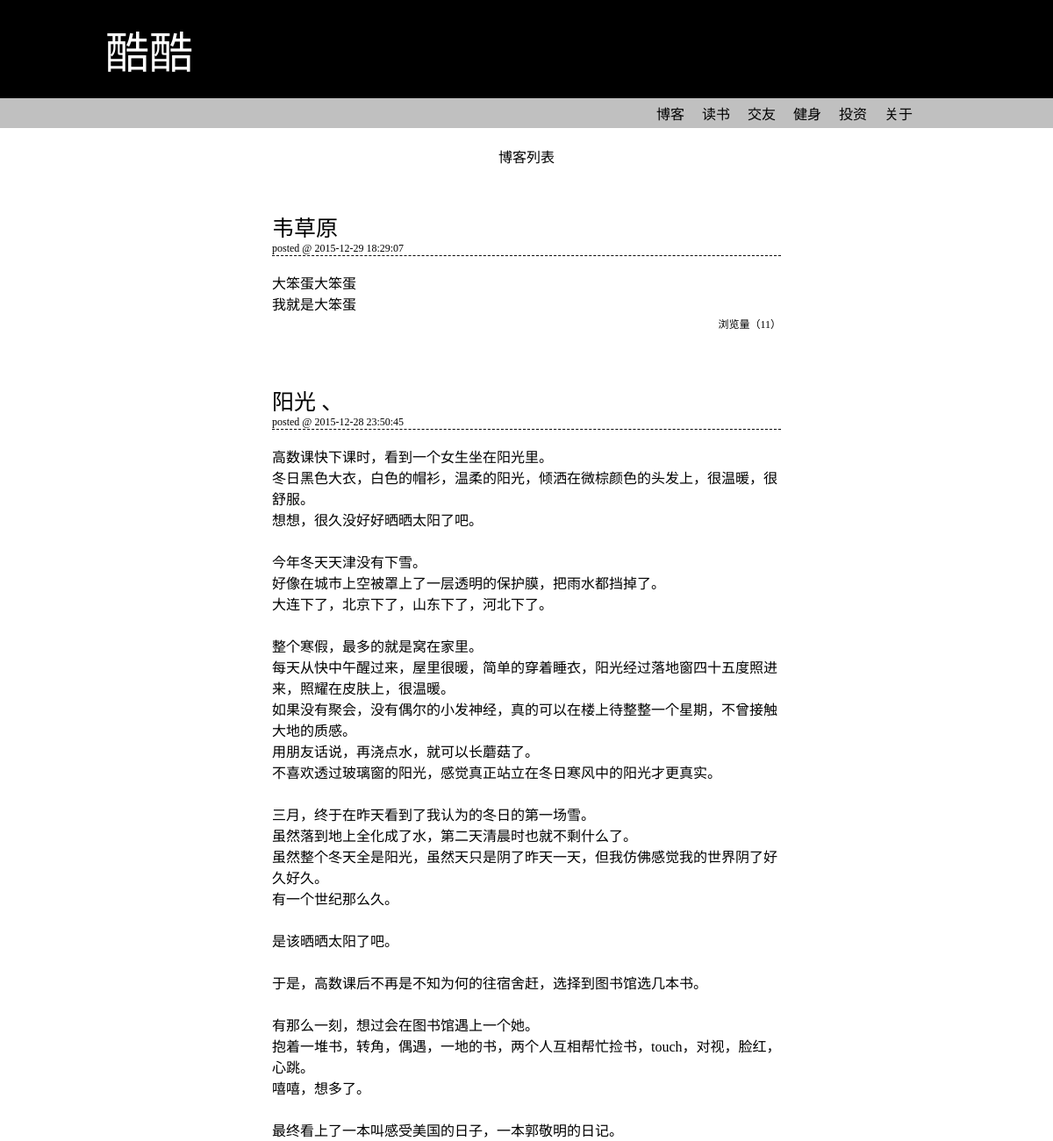
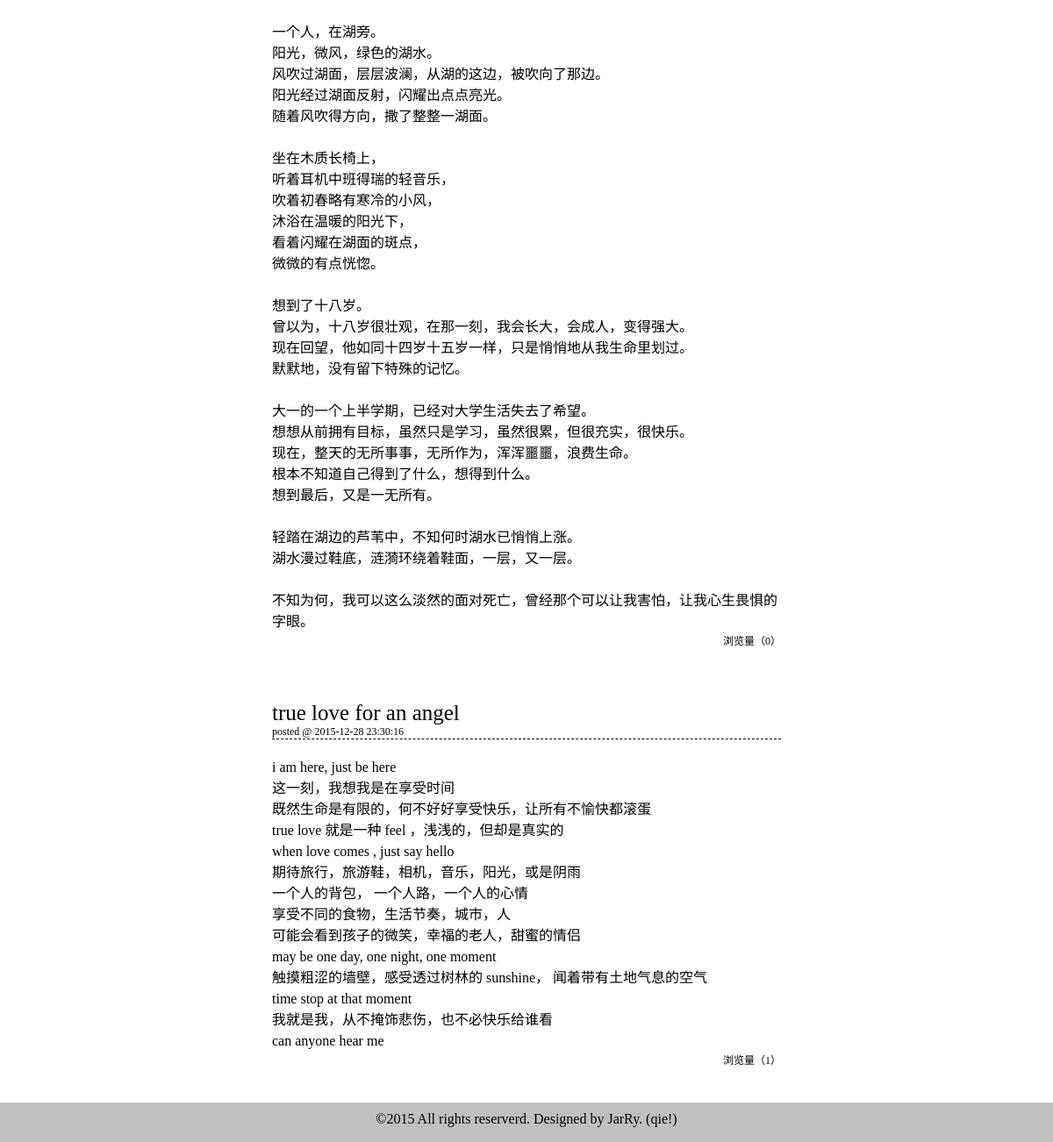
The page / on the database its author committed (2 pictures, top to bottom).
### tables this page shows
CREATE TABLE IF NOT EXISTS `posts` (
  `id` int(10) NOT NULL AUTO_INCREMENT,
  `title` varchar(30) NOT NULL,
  `content` varchar(2000) NOT NULL,
  `jointime` datetime DEFAULT NULL,
  `user_id` int(11) NOT NULL,
  `articletype_id` int(11) DEFAULT NULL,
  `pv` int(11) NOT NULL,
  `up` int(11) NOT NULL,
  `down` int(11) NOT NULL,
  PRIMARY KEY (`id`)
);

### index.php (the view, shortened to what this page needs)
<?php
include('config.php');
$sql = 'select * from posts order by id desc';
$result = mysql_query($sql, $q);
?>
<?php include('header.php'); ?>
<div class="col">
    <h2 align="center">博客列表</h2>
    <?php
    while ($row = mysql_fetch_array($result)) {
        echo "<div class='post'>";
        echo "<h3 class='post-title'><a href='showpost.php?postid=$row[0]'>$row[1]</a></h3>";
        echo "<div class='post-jointime'>posted @ " . $row[3] . "</div>";
        echo "<div class='post-content'>" . $row[2] . "</div>";
        if (isset($_SESSION['user_id'])) {
            echo "<div class='post-edit'> ";
            echo "<span>浏览量（" . $row['pv'] . "）</span>";
            echo "<a href='editpost.php?postid=$row[0]'>编辑</a>";
            echo "</div>";
        } else {
            echo "<div class='post-edit'> ";
            echo "<span>浏览量（" . $row['pv'] . "）</span>";
            echo "</div>";
        }
        echo "</div>";
    }
    ?>
</div>
<?php include('footer.php'); ?>

### header.php (shortened to what this page needs)
<!DOCTYPE html>
<html>
<head>
    <link rel="stylesheet" type="text/css" href="css/base.css">
    <link rel="stylesheet" type="text/css" href="css/css.css">
</head>
<body>
<div class="container logo-bc">
    <div class="row logo-bc">
        <div class="logo">
            <a href="index.php">酷酷</a>
        </div>
    </div>
</div>
<div class="container nav-bc">
    <div class="row nav-bc">
        <div class="nav">
            <ul id="index-nav">
                <li><a href="colorful.php">关于</a></li>
                <li><a href="investment.php">投资</a></li>
                <li><a href="bodybuilding.php">健身</a></li>
                <li><a href="friend.php">交友</a></li>
                <li><a href="reading.php">读书</a></li>
                <li><a href="index.php">博客</a></li>
            </ul>
        </div>
    </div>
</div>

### footer.php (shortened to what this page needs)
<div class="footer nav-bc">
    <div class="row">
        ©2015 All rights reserverd. Designed by JarRy. <a class="footer-qie" href="login.php">(qie!)</a>
    </div>
</div>
</body>
</html>

### css/base.css (style rules this page uses)
body,div,dl,dt,dd,ul,ol,li,h1,h2,h3,h4,h5,h6,pre,form,fieldset,input,textarea,p,blockquote,th,td { margin: 0;padding: 0;font-family: 微软雅黑 }
ol,ul { list-style: none; }
h1,h2,h3,h4,h5,h6 { font-size: 100%;font-weight: normal; }

### css/css.css (style rules this page uses)
.col { width: 600px;margin: 20px auto }
.container { width: 100%; }
.row { width: 960px;margin: 0 auto;overflow: hidden; }
.logo { margin:20px 0; }
.logo a { color:#FFF;text-decoration: none;font-size: 50px; }
.logo-bc { background-color: #000 }
.nav-bc { background-color: #c0c0c0 }
.nav { padding-right: 20px }
.nav ul li { float: right;margin:5px 0;overflow: hidden; }
.nav ul li a:link { color:#000000;text-decoration: none;margin-right: 20px;font-size: 16px }
.post { margin: 40px auto 0;padding: 10px; }
.post-title { font-size: 25px }
.post-title a:link { color:#000000;text-decoration: none; }
.post-content { margin: 20px auto 0;line-height: 150% }
.post-jointime { font-size: 12px;border-bottom: 1px dashed; }
.post-edit { text-align: right;font-size: 12px }
.footer { height:35px;text-align: center;margin: 30px auto 0;padding-top:10px; }
.footer-qie { text-decoration: none;color: #000 }

### rows shown on the page
posts: title "韦草原", jointime "2015-12-29 18:29:07", content "大笨蛋大笨蛋 我就是大笨蛋", pv "11"
posts: title "阳光 、", jointime "2015-12-28 23:50:45", content "高数课快下课时，看到一个女生坐在阳光里。 冬日黑色大衣，白色的帽衫，温柔的阳光，倾洒在微棕颜色的头发上，很温暖，很舒服。 想想，很久没好好晒晒太阳了吧。 今年冬天天津没有下雪。 好像在城市上空被罩上了一层透明的保护膜，把雨水都挡掉了。 大连下了，北京下了，山东下了，河北下了。 整个寒假，最多的就是窝在家里。 每天从快中午醒过来，屋里很暖，简单的穿着睡衣，阳光经过落地窗四十五度照进来，照耀在皮肤上，很温暖。 如果没有聚会，没有偶尔的小发神经，真的可以在楼上待整整一个星期，不曾接触大地的质感。 用朋友话说，再浇点水，就可以长蘑菇了。 不喜欢透过玻璃窗的阳光，感觉真正站立在冬日寒风中的阳光才更真实。 三月，终于在昨天看到了我认为的冬日的第一场雪。 虽然落到地上全化成了水，第二天清晨时也就不剩什么了。 虽然整个冬天全是阳光，虽然天只是阴了昨天一天，但我仿佛感觉我的世界阴了好久好久。 有一个世纪那么久。 是该晒晒太阳了吧。 于是，高数课后不再是不知为何的往宿舍赶，选择到图书馆选几本书。 有那么一刻，想过会在图书馆遇上一个她。 抱着一堆书，转角，偶遇，一地的书，两个人互相帮忙捡书，touch，对视，脸红，心跳。 嘻嘻，想多了。 最终看上了一本叫感受美国的日子，一本郭敬明的日记。 一个人，在湖旁。 阳光，微风，绿色的湖水。 风吹过湖面，层层波澜，从湖的这边，被吹向了那边。 阳光经过湖面反射，闪耀出点点亮光。 随着风吹得方向，撒了整整一湖面。 坐在木质长椅上， 听着耳机中班得瑞的轻音乐， 吹着初春略有寒冷的小风， 沐浴在温暖的阳光下， 看着闪耀在湖面的斑点， 微微的有点恍惚。 想到了十八岁。…", pv "0"
posts: title "true love for an angel", jointime "2015-12-28 23:30:16", content "i am here, just be here 这一刻，我想我是在享受时间 既然生命是有限的，何不好好享受快乐，让所有不愉快都滚蛋 true love 就是一种 feel ，浅浅的，但却是真实的 when love comes , just say hello 期待旅行，旅游鞋，相机，音乐，阳光，或是阴雨 一个人的背包， 一个人路，一个人的心情 享受不同的食物，生活节奏，城市，人 可能会看到孩子的微笑，幸福的老人，甜蜜的情侣 may be one day, one night, one moment 触摸粗涩的墙壁，感受透过树林的 sunshine， 闻着带有土地气息的空气 time stop at that moment 我就是我，从不掩饰悲伤，也不必快乐给谁看 can anyone hear me", pv "1"
